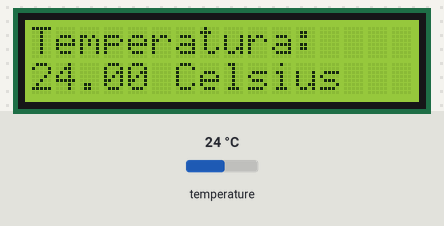
Recording of a sketch running on a simulated Arduino Uno, built with avr-gcc and run on an emulated ATmega328P. Shown: 16×2 character LCD. The test bench sets the inputs (shaded band); at power-on: temperature 24 °C. What the sketch prints to the serial monitor is not drawn.

Above: at 6.5 s.
6.6 s: temperature set to 10.5 °C
At 7.6 s:
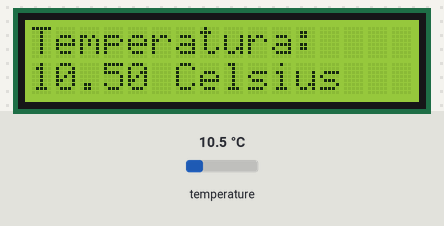
8.7 s: temperature set to 9.4 °C
At 10.1 s:
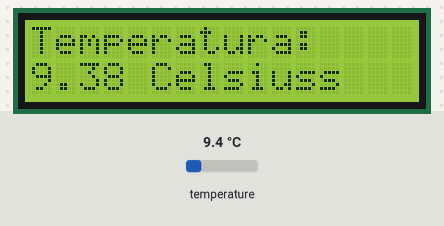
11.3 s: temperature set to 12 °C
At 13.7 s:
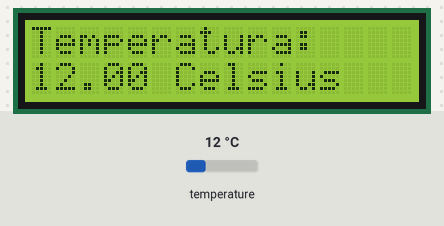
Timing chart, 0 to 15.2 s (numbered marks = the images above; inputs shaded):
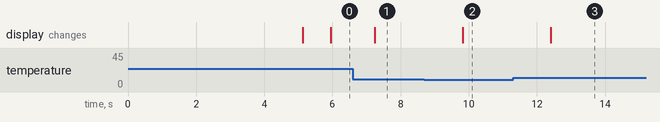

The sketch:

ATIVIDADE_2.ino
```cpp
#include <OneWire.h>                                              // Definindo a biblioteca OneWire para o sensor de temperatura DS18B20.
#include <DallasTemperature.h>                                    // Definindo a biblioteca DallasTemperature para o sensor de temperatura DS18B20.
#include <LiquidCrystal_I2C.h>                                    // Definindo a biblioteca LiquidCrystal_I2C para o monitor LCD.
#define    ONE_WIRE_BUS     3                                     // Especificando a porta de sinal do sensor de temperatura DS18B20.

OneWire oneWire(ONE_WIRE_BUS);                                    // Definindo o objeto oneWire.
DallasTemperature sensorT(&oneWire);                              // Definindo como sensorT o objeto que irá detectar a temperatura.
DeviceAddress sensor1;                                            // Definindo como sensor1 o sensor de temperatura que será localizado.
LiquidCrystal_I2C lcd(0x27,16,2);                                 // Criando um LCD de 16x2 no endereço 0x27.

void mostra_endereco_sensor(DeviceAddress deviceAddress);         // Função para mostrar endereço do sensor (sensor1).
float tempMin = 999;                                              // Variável que armazena temperatura mínima
float tempMax = 0;                                                // Variável que armazena temperatura máxima
int c = 0;                                                        // Definindo a variável c do loop como 0.

void setup()
{
  Serial.begin(9600);                                             // Padrão Arduino de 9600 bits por segundo.
  sensorT.begin();                                                // Inicializa o sensor de temperatura.
  lcd.init();                                                     // Inicializando o LCD
  lcd.setBacklight(HIGH);                                         // Liga a luz do painel LCD (melhor visualização).
  lcd.setCursor(0,0);                                             // Informações passarão a ser inseridas a partir da posição 0,0 do LCD.
  lcd.print("PROJETO");
  lcd.setCursor(0,1);                                             // Informações passarão a ser inseridas a partir da posição 0,1 do LCD.
  lcd.print("EDUCARDUINO");
  delay(5000);
  lcd.setCursor(0,0);                                            // Informações passarão a ser inseridas a partir da posição 0,0 do LCD.
  lcd.print("                ");                                 // Retirando o conteúdo da posição 0,0.
  lcd.setCursor(0,1);                                            // Informações passarão a ser inseridas a partir da posição 0,1 do LCD.
  lcd.print("                ");                                 // Retirando o conteúdo da posição 0,1.

  // Localiza e mostra enderecos dos sensores.

  Serial.println("Localizando sensores DS18B20...");
  Serial.print("Foram encontrados ");
  Serial.print(sensorT.getDeviceCount(), DEC);
  Serial.println(" sensores.");

  if (!sensorT.getAddress(sensor1, 0))
    Serial.println("Sensores nao encontrados !");

  // Mostra o endereco do sensor encontrado no barramento.

  Serial.print("Endereço sensor: ");
  mostra_endereco_sensor(sensor1);

  // Fim da localização de sensores no Monitor Serial.
}

void loop()
{
  sensorT.requestTemperatures();                                // Função que irá requisitar a temperatura encontrada no sensor.
  double tempC = sensorT.getTempC(sensor1);                     // Variável que irá comportar a temperatura em °Celsius.

  // If's que determinam a temperatura mínima e máxima registradas a cada medição.
  if (tempC < tempMin){
    tempMin = tempC;
  }
  if (tempC > tempMax){
    tempMax = tempC;
  }

  // If e Else que fazem o Arduino continuar medindo temperaturas antes de mostrar a máxima e a mínima.
  if (c < 10){
    lcd.setCursor(0,0);                                         // Informações passarão a ser inseridas a partir da posição 0,0 do LCD.
    lcd.print("Temperatura: ");
    lcd.setCursor(0,1);                                         // Informações passarão a ser inseridas a partir da posição 0,1 do LCD.
    lcd.print(tempC);
    lcd.print (" Celsius");
    delay(500);
  }else{
    lcd.setCursor(0,0);                                         // Informações passarão a ser inseridas a partir da posição 0,0 do LCD.
    lcd.print("             ");                                 // Retirando o conteúdo da posição 0,0.
    lcd.setCursor(0,1);                                         // Informações passarão a ser inseridas a partir da posição 0,1 do LCD.
    lcd.print("             ");                                 // Retirando o conteúdo da posição 0,1.
    lcd.setCursor(0,0);                                         // Informações passarão a ser inseridas a partir da posição 0,0 do LCD.
    lcd.print("Max: ");
    lcd.print(tempMax);
    lcd.setCursor(0,1);                                         // Informações passarão a ser inseridas a partir da posição 0,1 do LCD.
    lcd.print ("Min: ");
    lcd.print(tempMin);
    delay(5000);
    c = 0;
  }
  c += 1;                                                       // Soma necessária para fazer o loop prosseguir.
}

// Função para mostrar endereço do sensor.
void mostra_endereco_sensor(DeviceAddress deviceAddress)
{
  for (uint8_t i = 0; i < 8; i++)
  {
    if (deviceAddress[i] < 16) Serial.print("0");
    Serial.print(deviceAddress[i], HEX);
  }
}
```

Measured:
- the behaviour switches between 10 and 9.9 °C on temperature (found by bisection; images 1 and 2)
- after the input at 6.6 s, the display: changes after 0.64 s (image 1)
- after the input at 8.7 s, the display: changes after 1.1 s (image 2)
- after the input at 11.3 s, the display: changes after 1.1 s (image 3)
